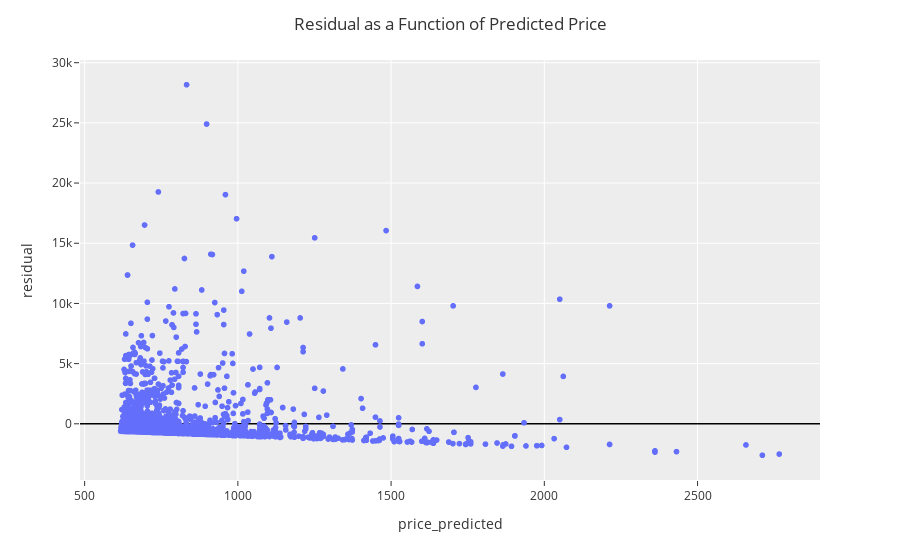

This figure's notebook cell:
### Code cell
fig = px.scatter(DF_model2,x='price_predicted',y='residual')

# Update layout to show axis line at y=0
fig.update_layout(
    yaxis={'zeroline':True, 'zerolinewidth':1.5, 'zerolinecolor':"black"})

fig.update_layout(template="ggplot2",
                  title='Residual as a Function of Predicted Price',
                  title_x=0.5)

fig.show()

### Figure 1 — Plotly figure (JSON) as saved in the notebook; plotly's stock layout.template omitted (floating-point values rounded to 4 significant figures; data arrays with more than 128 entries replaced by an {"elided": "..."} marker saying what was removed)
{"data": [{"hovertemplate": "price_predicted=%{x}<br>residual=%{y}<extra></extra>", "legendgroup": "", "marker": {"color": "#636efa", "symbol": "circle"}, "mode": "markers", "name": "", "showlegend": false, "type": "scattergl", "x": {"elided": "3211 float values"}, "xaxis": "x", "y": {"elided": "3211 float values"}, "yaxis": "y"}], "layout": {"autosize": true, "legend": {"tracegroupgap": 0}, "margin": {"t": 60}, "title": {"text": "Residual as a Function of Predicted Price", "x": 0.5}, "xaxis": {"anchor": "y", "autorange": true, "domain": [0, 1], "range": [483.5, 2901.0], "title": {"text": "price_predicted"}, "type": "linear"}, "yaxis": {"anchor": "x", "autorange": true, "domain": [0, 1], "range": [-4995.0, 30550.0], "title": {"text": "residual"}, "type": "linear", "zeroline": true, "zerolinecolor": "black", "zerolinewidth": 1.5}}}
